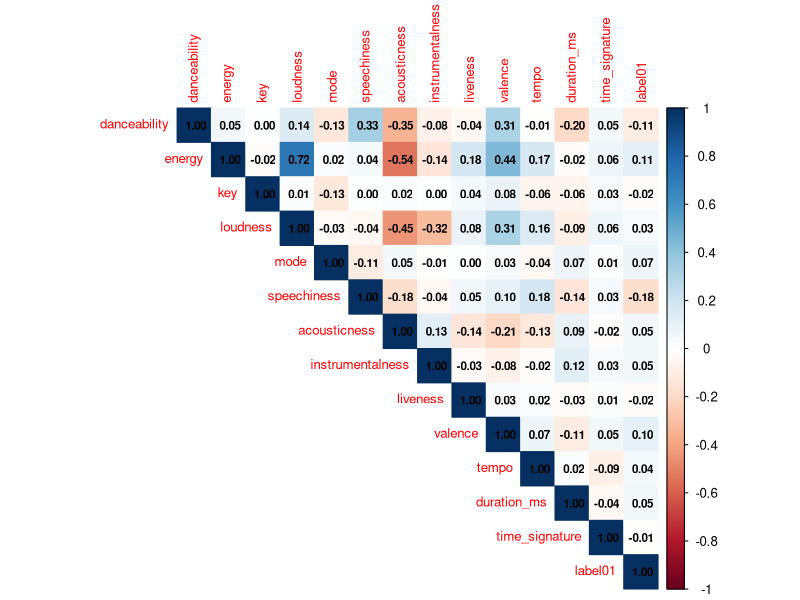

Generate this figure with R:
## ---- chunk 1
# read data
data <- read.csv('spotifyChartsCOVIDUSA.csv')

#to incorporate into cor plot later
data$label01 <- ifelse(data$label == "before", 0, 1) 
## ---- chunk 2
#summary stat of all numerical variables
library(psych)
a <- round(as.matrix(psych::describe(data[, -c(1, 2, 5, 7, 15, 16, 17)])), 2)
a <- a[, -c(1, 2)]
a
## ---- chunk 3
#summary stat of ordinal/binary variables
table(data$key)
table(data$mode)
table(data$time_signature)
table(data$label) #how does this change after covid hits?
#percent change  = after-before/before *100
(364 - 401) /401 *100
## ---- chunk 4
#cor plot of numerical variables and binary response variable
cor <- round(cor(data[, -c(1, 2, 16)]), 2)
cor
## ---- chunk 5
library(corrplot)
corrplot(cor, method = "color", addCoef.col = "black", number.cex = .7, type = "upper", tl.cex=0.8)
